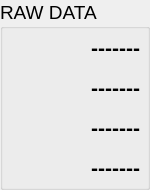
       <widget class="QGroupBox" name="groupBox_20">
        <property name="geometry">
         <rect>
          <x>410</x>
          <y>220</y>
          <width>150</width>
          <height>190</height>
         </rect>
        </property>
        <property name="font">
         <font>
          <pointsize>14</pointsize>
         </font>
        </property>
        <property name="title">
         <string>RAW DATA</string>
        </property>
        <widget class="QLabel" name="label_adc_channel_3">
         <property name="geometry">
          <rect>
           <x>10</x>
           <y>110</y>
           <width>130</width>
           <height>35</height>
          </rect>
         </property>
         <property name="font">
          <font>
           <pointsize>16</pointsize>
           <weight>75</weight>
           <bold>true</bold>
          </font>
         </property>
         <property name="text">
          <string notr="true">-------</string>
         </property>
         <property name="alignment">
          <set>Qt::AlignRight|Qt::AlignTrailing|Qt::AlignVCenter</set>
         </property>
        </widget>
        <widget class="QLabel" name="label_adc_channel_1">
         <property name="geometry">
          <rect>
           <x>10</x>
           <y>30</y>
           <width>130</width>
           <height>35</height>
          </rect>
         </property>
         <property name="font">
          <font>
           <pointsize>16</pointsize>
           <weight>75</weight>
           <bold>true</bold>
          </font>
         </property>
         <property name="text">
          <string notr="true">-------</string>
         </property>
         <property name="alignment">
          <set>Qt::AlignRight|Qt::AlignTrailing|Qt::AlignVCenter</set>
         </property>
        </widget>
        <widget class="QLabel" name="label_adc_channel_2">
         <property name="geometry">
          <rect>
           <x>10</x>
           <y>70</y>
           <width>130</width>
           <height>35</height>
          </rect>
         </property>
         <property name="font">
          <font>
           <pointsize>16</pointsize>
           <weight>75</weight>
           <bold>true</bold>
          </font>
         </property>
         <property name="text">
          <string notr="true">-------</string>
         </property>
         <property name="alignment">
          <set>Qt::AlignRight|Qt::AlignTrailing|Qt::AlignVCenter</set>
         </property>
        </widget>
        <widget class="QLabel" name="label_adc_channel_4">
         <property name="geometry">
          <rect>
           <x>10</x>
           <y>150</y>
           <width>130</width>
           <height>35</height>
          </rect>
         </property>
         <property name="font">
          <font>
           <pointsize>16</pointsize>
           <weight>75</weight>
           <bold>true</bold>
          </font>
         </property>
         <property name="text">
          <string notr="true">-------</string>
         </property>
         <property name="alignment">
          <set>Qt::AlignRight|Qt::AlignTrailing|Qt::AlignVCenter</set>
         </property>
        </widget>
       </widget>
